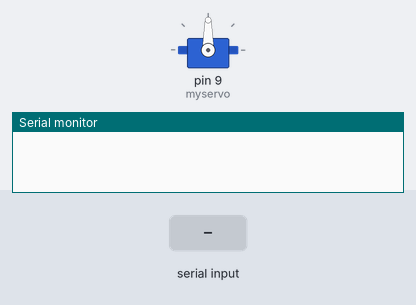
The sketch below on a simulated Arduino Uno, built with avr-gcc and run on an emulated ATmega328P. On the bench: servo, the last lines printed to the serial monitor. Inputs (shaded band) come from the test bench.

Above: at 1.2 s.
1.3 s: "l" received over Serial
At 2.3 s:
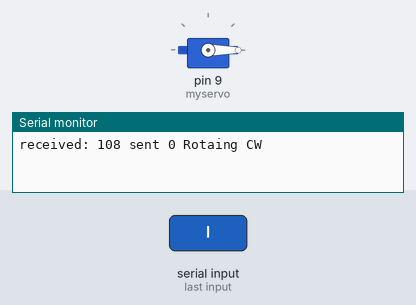
2.8 s: byte 60 (60) received over Serial
At 3.4 s:
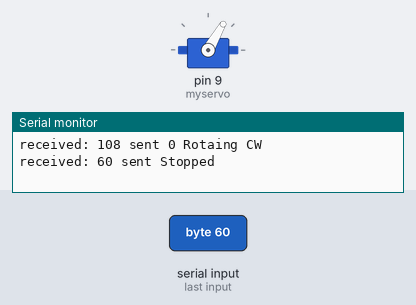
4.3 s: "r" received over Serial
At 4.6 s:
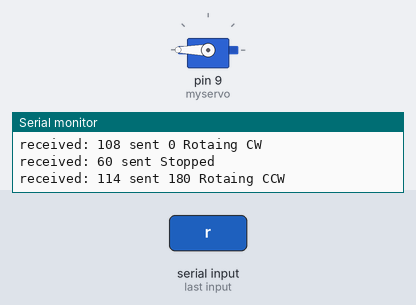
Timing chart, 0 to 7.3 s (numbered marks = the images above; inputs shaded):
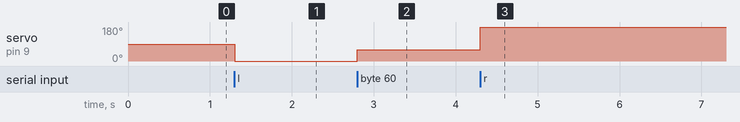

Measured:
- after the input at 1.3 s, servo on pin 9 (myservo): 90° → 0° at once
- after the input at 2.8 s, servo on pin 9 (myservo): 0° → 60° at once
- after the input at 4.3 s, servo on pin 9 (myservo): 60° → 180° at once

The sketch:

lockpad.ino
```cpp
#include <Servo.h>

Servo myservo;  // create servo object to control a servo
// twelve servo objects can be created on most boards

int pos = 0;    // variable to store the servo position
int incomingByte = 0;   // for incoming serial data

void setup() {
  Serial.begin(9600);
  myservo.attach(9);  // attaches the servo on pin 9 to the servo object
}


void loop() {

        // send data only when you receive data:
        if (Serial.available() > 0) {
                // read the incoming byte:
                incomingByte = Serial.read();

                if(incomingByte != 10) {
                  // say what you got:
                  Serial.print("received: ");
                  Serial.print (incomingByte);

                  if(incomingByte == 108){
                   Serial.println(" sent 0 Rotaing CW ");
                   myservo.write(0);
                  }else if(incomingByte == 114){
                    Serial.println(" sent 180 Rotaing CCW ");
                    myservo.write(180);
                  }else if(incomingByte == 60){
                    Serial.println(" sent Stopped ");
                    myservo.write(60);
                  }
                }


        }


}
```
